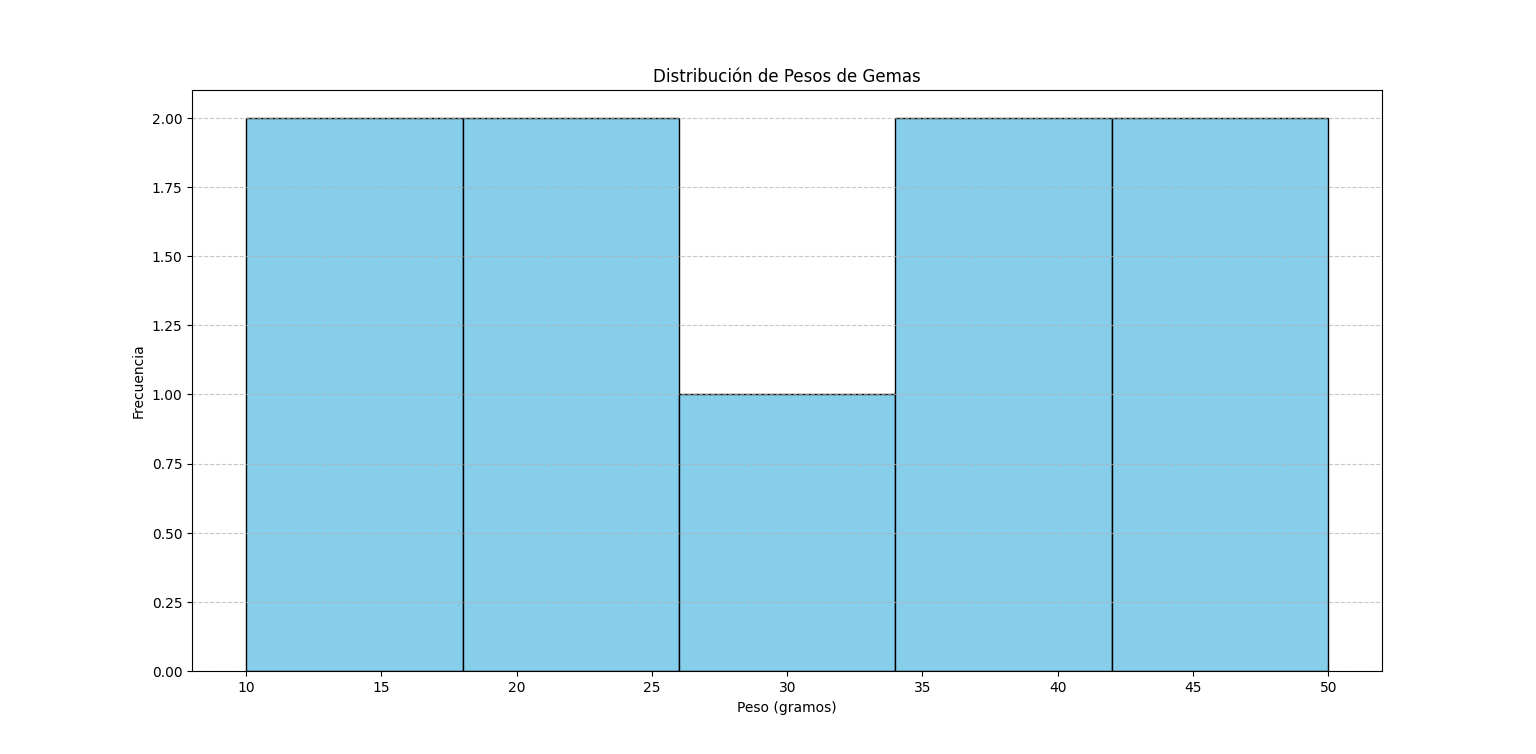

Generate this figure with Python:
import pandas as pd
import matplotlib as plt

#Crear histograma 
import matplotlib.pyplot as plt

data = [10, 15, 20, 25, 30, 35, 40, 45, 50]

plt.hist(data, bins=5, color='skyblue', edgecolor='black')


plt.title('Distribución de Pesos de Gemas')
plt.xlabel('Peso (gramos)')
plt.ylabel('Frecuencia')

# Mostrar el gráfico
plt.grid(axis='y', linestyle='--', alpha=0.7)  
plt.show()
